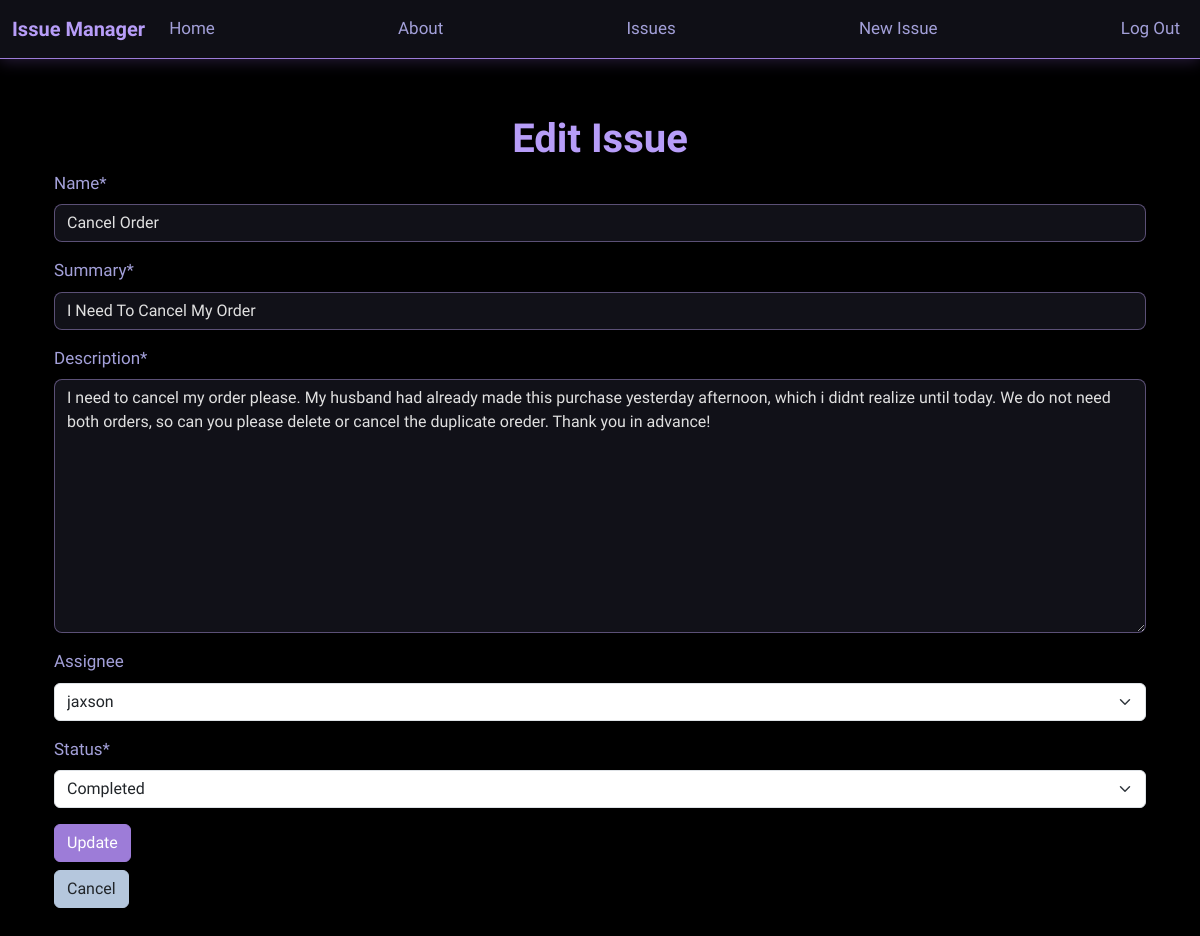
The app's page /issues/9/edit/ (signed in) with its own data.
### issues/models.py (models this page shows, shortened)
class Issue(models.Model):
	name = models.CharField(max_length=64)
	summary = models.CharField(max_length=128)
	description = models.TextField()
	reporter = models.ForeignKey(
		get_user_model(),
		on_delete=models.CASCADE
	)
	assignee = models.ForeignKey(
		get_user_model(),
		on_delete=models.SET_NULL,
		related_name="assignee",
		blank=True, null=True
	)
	created_on = models.DateTimeField(auto_now_add=True)
	status = models.ForeignKey(
		'Status',
		on_delete=models.CASCADE
	)
	priority = models.ForeignKey(
		'Priority',
		on_delete=models.SET_NULL, null=True
	)

class Status(models.Model):
	name = models.CharField(max_length=128)
	description = models.CharField(max_length=128)
	def __str__(self):
		return self.name

### issues/views.py (the view)
# urls.py: path("<int:pk>/edit/", IssueUpdateView.as_view(), name="issue_edit"),
class IssueUpdateView(LoginRequiredMixin, UserPassesTestMixin, UpdateView):
    model = Issue
    template_name = "issues/issue_edit.html"
    fields = ["name", "summary", "description", "assignee", "status"]
    def test_func(self):
        issue = self.get_object()
        return self.request.user == issue.reporter or self.request.user.is_staff

### templates/issues/issue_edit.html (shortened to what this page needs)
{% extends 'base.html' %}
{% load crispy_forms_tags %}
{% block content %}
<h1>Edit Issue</h1>
<form method="post">
    {{ form|crispy }}
    <button type="submit" class="btn btn-primary">Update</button>
</form>
<a href="{% url 'issue_list' %}" class="btn btn-secondary mt-2">Cancel</a>
{% endblock content %}

### static/css/base.css (style rules this page uses)
body { font-family: 'Arsenal', sans-serif; font-size: 17px; color: #f0f0f0; background-color: #000; background-image: url("https://images.unsplash.com/photo-1596818531679-96ef98b9a036?ixlib=rb-1.2.1&auto=format&fit=crop&q=80"); background-size: cover; background-position: center; background-attachment: fixed; position: relative; min-height: 100vh; }
body::before { content: ""; position: absolute; top: 0; left: 0; width: 100%; height: 100%; background-color: rgba(0, 0, 0, 0.7); z-index: -1; }
.btn-primary { background-color: #9d7cd8; border-color: #9d7cd8; }
.btn-secondary { background-color: #b5c7dd; border-color: #b5c7dd; color: #212529; }
.form-control { border-radius: 8px; border-color: rgba(181, 159, 235, 0.5); background-color: rgba(25, 25, 35, 0.7); color: #e0e0e0; }
.form-control::placeholder { color: #a0a0a0; opacity: 0.7; }
input[type="text"][name*="name"]::placeholder { content: "John Doe"; }
textarea::placeholder { content: "Type your message here..."; }
label { color: #a3a0d9; font-weight: 500; }
a { color: #b79df8; text-decoration: none; transition: color 0.3s ease; }
h1, h2, h3, h4, h5, h6 { color: #b79df8; font-weight: 700; text-align: center; text-shadow: 0px 1px 3px rgba(0, 0, 0, 0.8); }

### records on screen
Issue: name "Cancel Order", summary "I Need To Cancel My Order", description "I need to cancel my order please. My husband had already made this purchase yesterday afternoon, which i didnt realize until today. We do not need both orders, so can you please delete or cancel the duplicate oreder. Thank you in advance!", assignee "jaxson", status "Completed"
